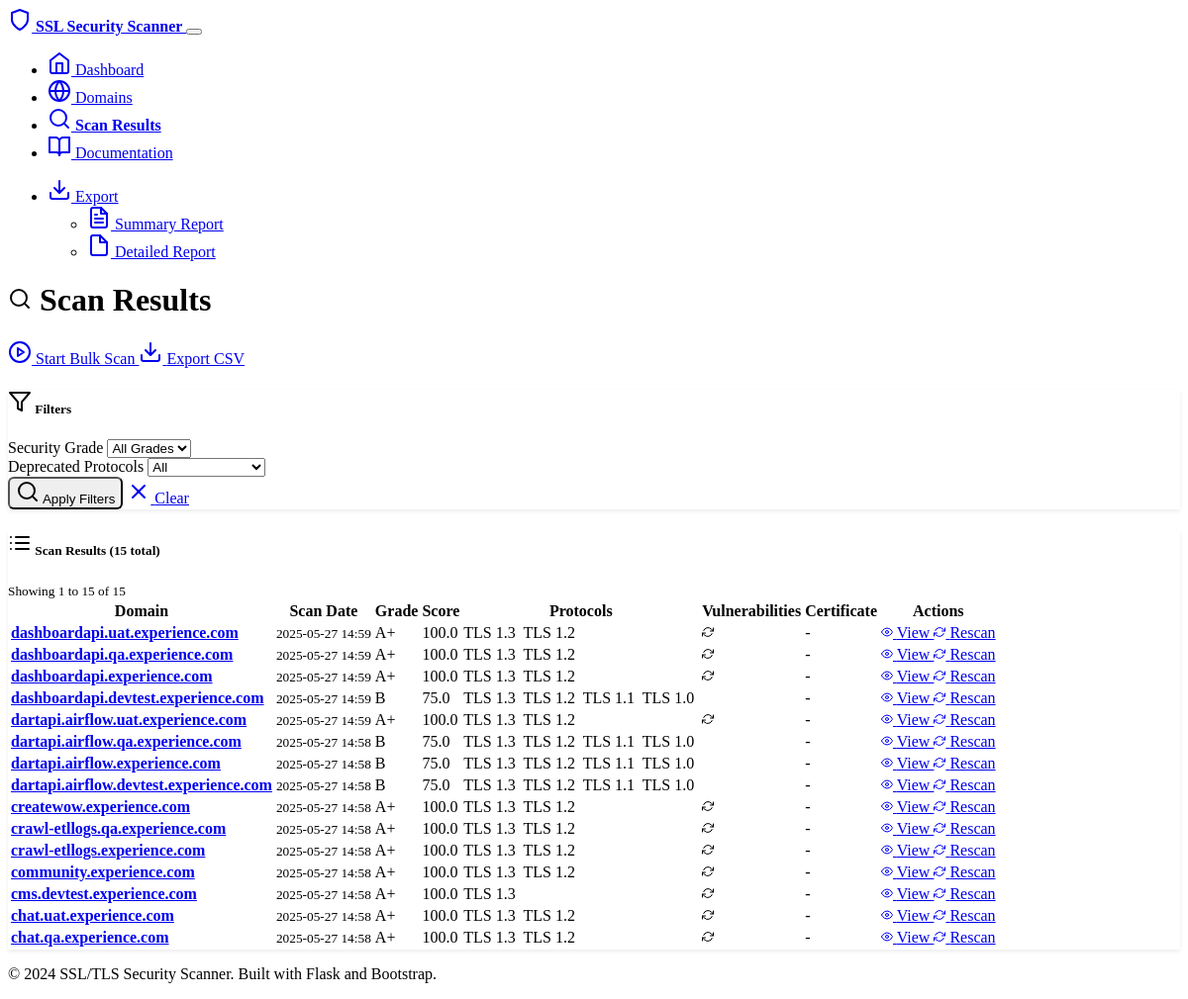
The page /scan/results on the database as committed earlier.
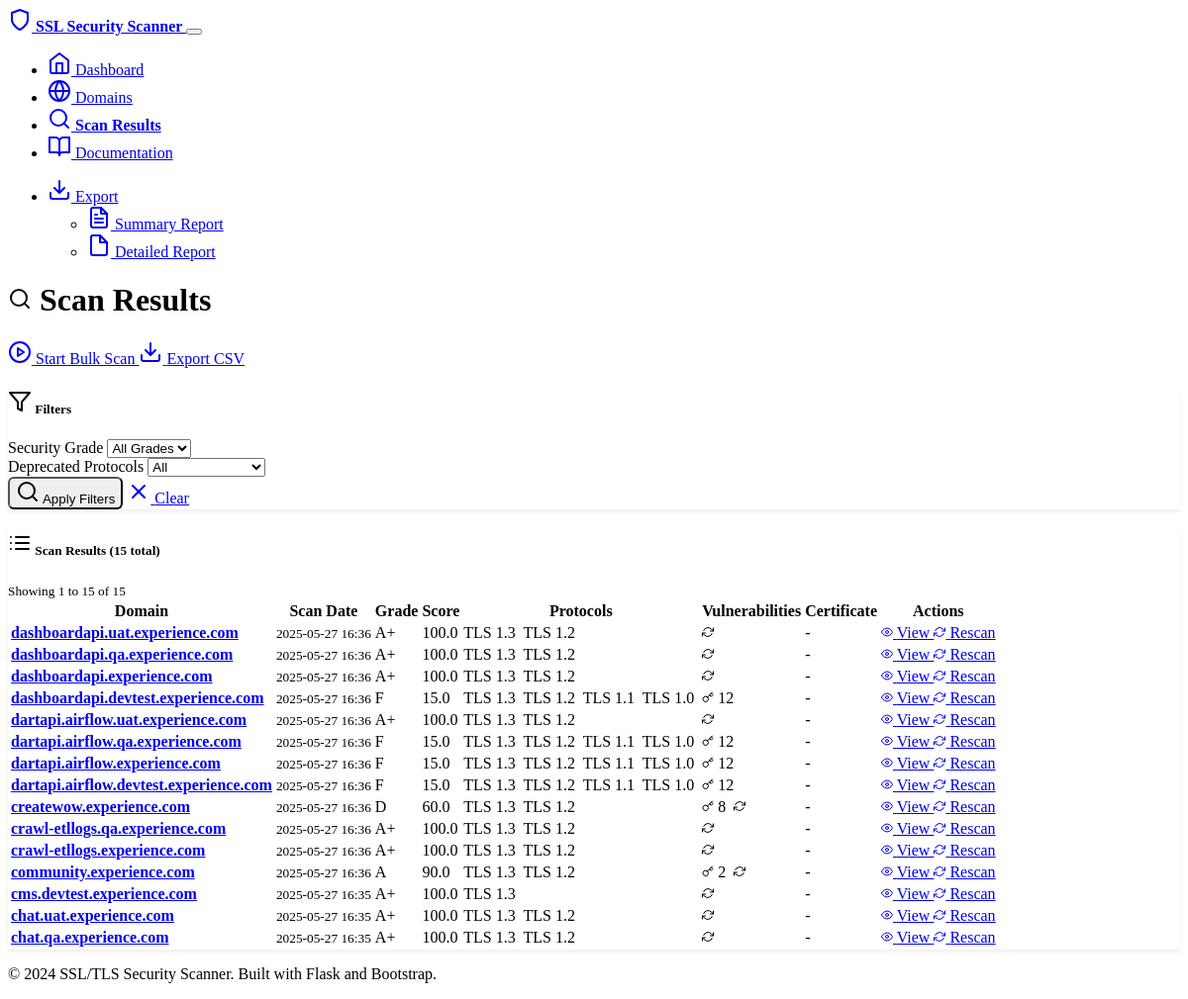
The same page on the database as committed later.
### models.py (models this page shows, shortened)
class ScanResult(db.Model):
    id = db.Column(Integer, primary_key=True)
    domain_id = db.Column(Integer, db.ForeignKey('domain.id'), nullable=False)
    scan_date = db.Column(DateTime, default=datetime.utcnow)
    sslv2_enabled = db.Column(Boolean, default=False)
    sslv3_enabled = db.Column(Boolean, default=False)
    tlsv1_0_enabled = db.Column(Boolean, default=False)
    tlsv1_1_enabled = db.Column(Boolean, default=False)
    tlsv1_2_enabled = db.Column(Boolean, default=False)
    tlsv1_3_enabled = db.Column(Boolean, default=False)
    heartbleed_vulnerable = db.Column(Boolean, default=False)
    fallback_scsv_supported = db.Column(Boolean, default=False)
    secure_renegotiation = db.Column(Boolean, default=False)
    compression_enabled = db.Column(Boolean, default=False)
    cert_signature_algorithm = db.Column(String(100))
    cert_key_strength = db.Column(Integer)
    cert_subject = db.Column(String(500))
    cert_issuer = db.Column(String(500))
    cert_not_before = db.Column(DateTime)
    cert_not_after = db.Column(DateTime)
    weak_ciphers_count = db.Column(Integer, default=0)
    supported_ciphers = db.Column(Text)  # JSON string of cipher details
    security_score = db.Column(Float, default=0.0)  # 0-100 score
    security_grade = db.Column(String(2))  # A+, A, B, C, D, F
    has_deprecated_protocols = db.Column(Boolean, default=False)
    raw_output = db.Column(Text)
    scan_successful = db.Column(Boolean, default=True)
    error_message = db.Column(Text)

class Domain(db.Model):
    id = db.Column(Integer, primary_key=True)
    hostname = db.Column(String(255), unique=True, nullable=False)
    active = db.Column(Boolean, default=True)
    created_at = db.Column(DateTime, default=datetime.utcnow)
    last_scanned = db.Column(DateTime)
    scan_results = db.relationship('ScanResult', backref='domain', lazy=True, cascade='all, delete-orphan')

### routes.py (the view)
@app.route('/scan/results')
def scan_results():
    page = request.args.get('page', 1, type=int)
    grade_filter = request.args.get('grade')
    deprecated_filter = request.args.get('deprecated')
    per_page = 20
    query = db.session.query(ScanResult).join(Domain).filter(Domain.active == True)
    if grade_filter:
        query = query.filter(ScanResult.security_grade == grade_filter)
    if deprecated_filter == 'true':
        query = query.filter(ScanResult.has_deprecated_protocols == True)
    elif deprecated_filter == 'false':
        query = query.filter(ScanResult.has_deprecated_protocols == False)
    query = query.order_by(ScanResult.scan_date.desc())
    results = query.paginate(page=page, per_page=per_page, error_out=False)
    current_job = ScanJob.query.filter_by(status='running').first()
    return render_template('scan_results.html',
                         results=results,
                         current_job=current_job,
                         grade_filter=grade_filter,
                         deprecated_filter=deprecated_filter)

### templates/scan_results.html (shortened to what the changed rows need)
{% extends "base.html" %}
{% block content %}
<div class="row">
    <div class="col-12">
        <div class="d-flex justify-content-between align-items-center mb-4">
            <h1>
                <i data-feather="search" class="me-2"></i>
                Scan Results
            </h1>
        </div>
    </div>
</div>
<div class="row">
    <div class="col-12">
        <div class="card">
            <div class="card-body">
                {% if results.items %}
                <div class="table-responsive">
                    <table class="table table-hover">
                        <thead>
                            <tr>
                                <th>Domain</th>
                                <th>Scan Date</th>
                                <th>Grade</th>
                                <th>Score</th>
                                <th>Protocols</th>
                                <th>Vulnerabilities</th>
                                <th>Certificate</th>
                                <th>Actions</th>
                            </tr>
                        </thead>
                        <tbody>
                            {% for scan in results.items %}
                            <tr class="{{ 'table-danger' if not scan.scan_successful else '' }}">
                                <td>
                                    <a href="{{ url_for('domain_detail', domain_id=scan.domain.id) }}" class="text-decoration-none">
                                        <strong>{{ scan.domain.hostname }}</strong>
                                    </a>
                                </td>
                                <td>
                                    <small>{{ scan.scan_date.strftime('%Y-%m-%d %H:%M') if scan.scan_date else 'N/A' }}</small>
                                </td>
                                <td>
                                    {% if scan.scan_successful and scan.security_grade %}
                                        <span class="badge bg-{{ 'success' if scan.security_grade in ['A+', 'A'] else 'warning' if scan.security_grade == 'B' else 'danger' }}">
                                            {{ scan.security_grade }}
                                        </span>
                                    {% else %}
                                        <span class="text-muted">-</span>
                                    {% endif %}
                                </td>
                                <td>
                                    {% if scan.scan_successful and scan.security_score %}
                                        {{ "%.1f"|format(scan.security_score) }}
                                    {% else %}
                                        <span class="text-muted">-</span>
                                    {% endif %}
                                </td>
                                <td>
                                    {% if scan.scan_successful %}
                                        <div class="protocol-badges">
                                            {% if scan.tlsv1_3_enabled %}
                                                <span class="badge bg-success">TLS 1.3</span>
                                            {% endif %}
                                            {% if scan.tlsv1_2_enabled %}
                                                <span class="badge bg-success">TLS 1.2</span>
                                            {% endif %}
                                            {% if scan.tlsv1_1_enabled %}
                                                <span class="badge bg-warning">TLS 1.1</span>
                                            {% endif %}
                                            {% if scan.tlsv1_0_enabled %}
                                                <span class="badge bg-warning">TLS 1.0</span>
                                            {% endif %}
                                        </div>
                                    {% else %}
                                        <span class="text-muted">-</span>
                                    {% endif %}
                                </td>
                                <td>
                                    {% if scan.scan_successful %}
                                        <div class="vulnerability-indicators">
                                            {% if scan.weak_ciphers_count > 0 %}
                                                <span class="badge bg-warning" title="{{ scan.weak_ciphers_count }} weak ciphers">
                                                    <i data-feather="key" width="12" height="12"></i>
                                                    {{ scan.weak_ciphers_count }}
                                                </span>
                                            {% endif %}
                                            {% if not scan.secure_renegotiation %}
                                                <span class="badge bg-warning" title="Insecure renegotiation">
                                                    <i data-feather="refresh-cw" width="12" height="12"></i>
                                                </span>
                                            {% endif %}
                                        </div>
                                    {% else %}
                                        <span class="text-muted">-</span>
                                    {% endif %}
                                </td>
                                <td>
                                    {% if scan.scan_successful and scan.cert_not_after %}
                                        {% set days_until_expiry = (scan.cert_not_after - scan.scan_date).days %}
                                        {% if days_until_expiry < 30 %}
                                            <span class="badge bg-danger" title="Expires {{ scan.cert_not_after.strftime('%Y-%m-%d') }}">
                                                <i data-feather="alert-triangle" width="12" height="12"></i>
                                                {{ days_until_expiry }}d
                                            </span>
                                        {% elif days_until_expiry < 90 %}
                                            <span class="badge bg-warning" title="Expires {{ scan.cert_not_after.strftime('%Y-%m-%d') }}">
                                                <i data-feather="clock" width="12" height="12"></i>
                                                {{ days_until_expiry }}d
                                            </span>
                                        {% else %}
                                            <span class="badge bg-success" title="Expires {{ scan.cert_not_after.strftime('%Y-%m-%d') }}">
                                                <i data-feather="check-circle" width="12" height="12"></i>
                                                Valid
                                            </span>
                                        {% endif %}
                                    {% else %}
                                        <span class="text-muted">-</span>
                                    {% endif %}
                                </td>
                                <td>
                                    <div class="btn-group" role="group">
                                        <a href="{{ url_for('domain_detail', domain_id=scan.domain.id) }}"
                                           class="btn btn-sm btn-outline-info">
                                            <i data-feather="eye" width="12" height="12"></i>
                                            View
                                        </a>
                                        <a href="{{ url_for('scan_single_domain', domain_id=scan.domain.id) }}"
                                           class="btn btn-sm btn-outline-primary">
                                            <i data-feather="refresh-cw" width="12" height="12"></i>
                                            Rescan
                                        </a>
                                    </div>
                                </td>
                            </tr>
                            {% endfor %}
                        </tbody>
                    </table>
                </div>
                {% endif %}
            </div>
        </div>
    </div>
</div>
{% endblock %}

Rows that differ between the two databases and show on the page:
changed ScanResult "dashboardapi.uat.experience.com": scan_date "2025-05-27 14:59" → "2025-05-27 16:36"
changed ScanResult "dashboardapi.qa.experience.com": scan_date "2025-05-27 14:59" → "2025-05-27 16:36"
changed ScanResult "dashboardapi.experience.com": scan_date "2025-05-27 14:59" → "2025-05-27 16:36"
changed ScanResult "dashboardapi.devtest.experience.com": scan_date "2025-05-27 14:59" → "2025-05-27 16:36"; security_grade "B" → "F"; security_score "75.0" → "15.0"; weak_ciphers_count (not shown) → "12"
changed ScanResult "dartapi.airflow.uat.experience.com": scan_date "2025-05-27 14:59" → "2025-05-27 16:36"
changed ScanResult "dartapi.airflow.qa.experience.com": scan_date "2025-05-27 14:58" → "2025-05-27 16:36"; security_grade "B" → "F"; security_score "75.0" → "15.0"; weak_ciphers_count (not shown) → "12"
changed ScanResult "dartapi.airflow.experience.com": scan_date "2025-05-27 14:58" → "2025-05-27 16:36"; security_grade "B" → "F"; security_score "75.0" → "15.0"; weak_ciphers_count (not shown) → "12"
changed ScanResult "dartapi.airflow.devtest.experience.com": scan_date "2025-05-27 14:58" → "2025-05-27 16:36"; security_grade "B" → "F"; security_score "75.0" → "15.0"; weak_ciphers_count (not shown) → "12"
changed ScanResult "createwow.experience.com": scan_date "2025-05-27 14:58" → "2025-05-27 16:36"; security_grade "A+" → "D"; security_score "100.0" → "60.0"; weak_ciphers_count (not shown) → "8"
changed ScanResult "crawl-etllogs.qa.experience.com": scan_date "2025-05-27 14:58" → "2025-05-27 16:36"
changed ScanResult "crawl-etllogs.experience.com": scan_date "2025-05-27 14:58" → "2025-05-27 16:36"
changed ScanResult "community.experience.com": scan_date "2025-05-27 14:58" → "2025-05-27 16:36"; security_grade "A+" → "A"; security_score "100.0" → "90.0"; weak_ciphers_count (not shown) → "2"
changed ScanResult "cms.devtest.experience.com": scan_date "2025-05-27 14:58" → "2025-05-27 16:35"
changed ScanResult "chat.uat.experience.com": scan_date "2025-05-27 14:58" → "2025-05-27 16:35"
changed ScanResult "chat.qa.experience.com": scan_date "2025-05-27 14:58" → "2025-05-27 16:35"
